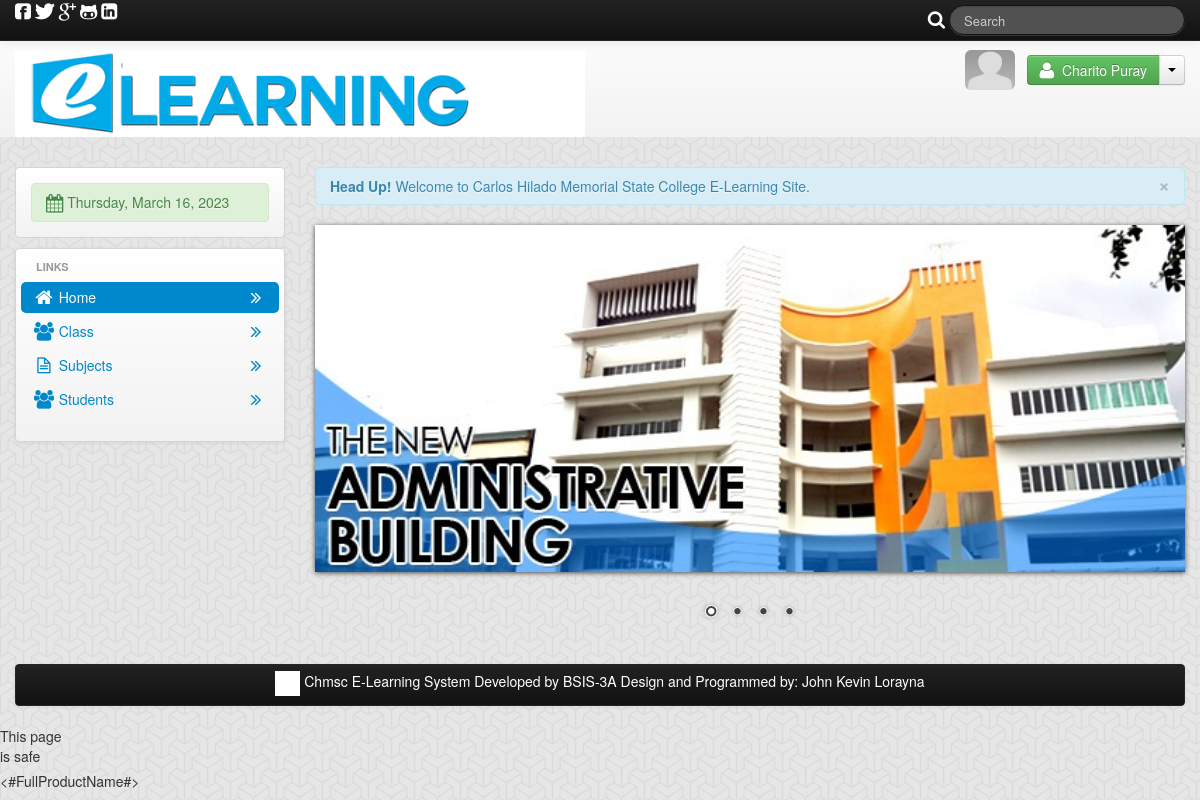
/teacher_home.php (signed in), run on the app's committed database.
### tables this page shows
CREATE TABLE IF NOT EXISTS `teacher` (
  `teacher_id` int(11) NOT NULL AUTO_INCREMENT,
  `username` varchar(100) NOT NULL,
  `password` varchar(200) NOT NULL,
  `firstname` varchar(100) NOT NULL,
  `lastname` varchar(100) NOT NULL,
  `middlename` varchar(100) NOT NULL,
  `department` varchar(100) NOT NULL,
  `student_id` int(11) NOT NULL,
  `location` varchar(200) NOT NULL,
  PRIMARY KEY (`teacher_id`)
);

### session.php (called while the page is built, shortened)
<?php
$session_id=$_SESSION['id'];
?>

### navhead_user.php (the view, shortened to what this page needs)
<div class="row-fluid">
    <div class="span12">
        <div class="navbar navbar-fixed-top navbar-inverse">
            <div class="navbar-inner">
                <div class="container">
                    <div class="nav-collapse collapse">
                       <i class="icon-facebook-sign icon-large" id="color_white"></i>
                        <i class="icon-twitter icon-large" id="color_white"></i>
                        <i class="icon-google-plus icon-large" id="color_white"></i>
                        <i class="icon-github-alt icon-large" id="color_white"></i>
                        <i class="icon-linkedin-sign icon-large" id="color_white"></i>
                        <div class="pull-right">
                            <form class="navbar-search pull-left">
                                <i class="icon-search icon-large" id="color_white"></i>
                                <input type="text" class="search-query" placeholder="Search">
                            </form>
                        </div>
                    </div>
                </div>
            </div>
        </div>
        <div class="hero-unit-header">
            <div class="container">
                <div class="row-fluid">
                    <div class="span12">
                        <div class="row-fluid">
                            <div class="span6">
                             <img src="admin/images/head.png">
                            </div>
                            <div class="span6">
                                <div class="pull-right">
                                  <?php
                                    $student_query=mysqli_query($conn,"select * from teacher where teacher_id='$session_id'")or die(mysqli_error());
                                    $teacher_row=  mysqli_fetch_array($student_query);
                                    ?>
                                     <img  src="admin/<?php echo $teacher_row['location']; ?>"  class="img img-rounded" id="picture">
                                    <div class="btn-group">
                                        <button class="btn btn-success"><i class="icon-user icon-large"></i>&nbsp; <?php echo $user_row['firstname'] . " " . $user_row['lastname']; ?></button>
                                        <button class="btn dropdown-toggle" data-toggle="dropdown">
                                            <span class="caret"></span>
                                        </button>
                                    </div>
                                </div>
                            </div>
                        </div>
                    </div>
                </div>
            </div>
        </div>

### data on the page
teacher: location (picture), firstname "Charito", lastname "Puray"
